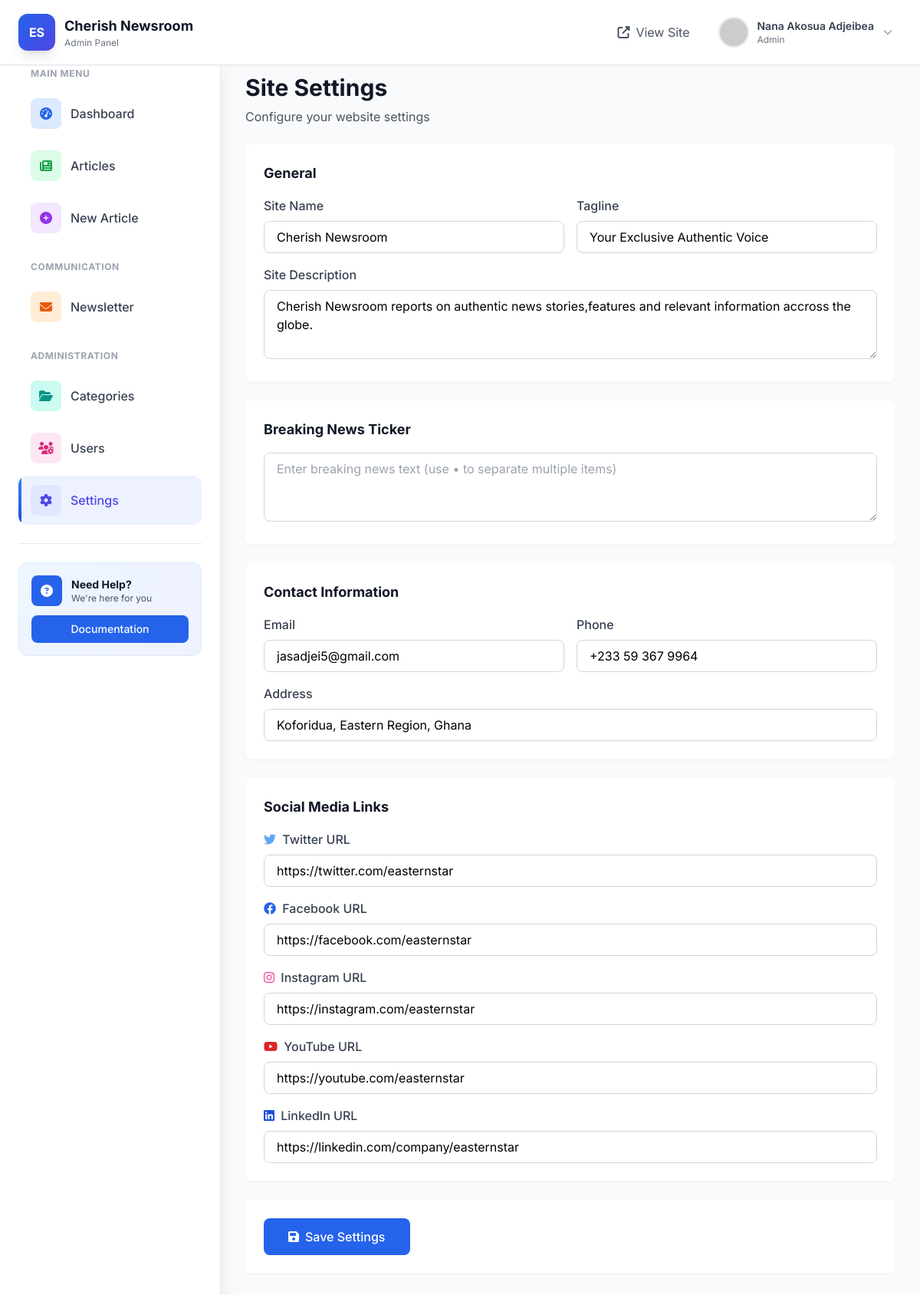
The app's page /admin/settings (signed in) with its own data.
### tables this page shows
CREATE TABLE settings (
            id INTEGER PRIMARY KEY AUTOINCREMENT,
            site_name TEXT DEFAULT 'Cherish Newsroom',
            tagline TEXT DEFAULT 'Your Exclusive Authentic Voice',
            description TEXT DEFAULT 'Cherish Newsroom reports on authentic news stories,features and relevant information accross the globe.',
            logo_url TEXT,
            favicon_url TEXT,
            breaking_news TEXT,
            contact_email TEXT,
            contact_phone TEXT,
            address TEXT,
            twitter_url TEXT,
            facebook_url TEXT,
            instagram_url TEXT,
            youtube_url TEXT,
            linkedin_url TEXT
        );

### app.py (the view, shortened to what this page needs)
@app.route('/admin/settings', methods=['GET', 'POST'])
@admin_required
def admin_settings():
    db = get_db()
    settings = db.execute('SELECT * FROM settings LIMIT 1').fetchone()
    db.close()
    return render_template('admin_settings.html', settings=settings)

### app.py (called while the page is built)
def get_db():
    db = getattr(g, '_database', None)
    if db is None:
        db = g._database = sqlite3.connect(app.config['DATABASE'])
        db.row_factory = sqlite3.Row
    return db

@app.teardown_appcontext
def close_connection(exception):
    db = getattr(g, '_database', None)
    if db is not None:
        db.close()

def admin_required(f):
    @wraps(f)
    def decorated_function(*args, **kwargs):
        if 'user_id' not in session or session.get('role') != 'admin':
            flash('Access denied', 'error')
            return redirect(url_for('admin_dashboard'))
        return f(*args, **kwargs)
    return decorated_function

### templates/admin_settings.html
{% extends "admin_base.html" %} {% block title %}Settings{% endblock %} {% block
content %}
<div class="max-w-4xl">
  <div class="mb-6">
    <h1 class="text-3xl font-bold text-gray-900">Site Settings</h1>
    <p class="text-gray-600 mt-2">Configure your website settings</p>
  </div>
  <form method="POST" class="space-y-6">
    <div class="bg-white rounded-lg shadow-sm p-6">
      <h3 class="text-lg font-bold text-gray-900 mb-4">General</h3>
      <div class="grid grid-cols-1 md:grid-cols-2 gap-4">
        <div>
          <label for="site_name" class="block text-gray-700 font-medium mb-2"
            >Site Name</label
          >
          <input
            type="text"
            id="site_name"
            name="site_name"
            value="{{ settings.site_name if settings else 'BlackStar Herald' }}"
            class="w-full px-4 py-2 border border-gray-300 rounded-lg focus:outline-none focus:border-blue-500"
          />
        </div>
        <div>
          <label for="tagline" class="block text-gray-700 font-medium mb-2"
            >Tagline</label
          >
          <input
            type="text"
            id="tagline"
            name="tagline"
            value="{{ settings.tagline if settings else 'Your Exclusive Authentic Voice' }}"
            class="w-full px-4 py-2 border border-gray-300 rounded-lg focus:outline-none focus:border-blue-500"
          />
        </div>
      </div>
      <div class="mt-4">
        <label for="description" class="block text-gray-700 font-medium mb-2"
          >Site Description</label
        >
        <textarea
          id="description"
          name="description"
          rows="3"
          class="w-full px-4 py-2 border border-gray-300 rounded-lg focus:outline-none focus:border-blue-500"
        >
{{ settings.description if settings else '' }}</textarea
        >
      </div>
    </div>
    <div class="bg-white rounded-lg shadow-sm p-6">
      <h3 class="text-lg font-bold text-gray-900 mb-4">Breaking News Ticker</h3>
      <textarea
        id="breaking_news"
        name="breaking_news"
        rows="3"
        class="w-full px-4 py-2 border border-gray-300 rounded-lg focus:outline-none focus:border-blue-500"
        placeholder="Enter breaking news text (use • to separate multiple items)"
      >
{{ settings.breaking_news if settings else '' }}</textarea
      >
    </div>
    <div class="bg-white rounded-lg shadow-sm p-6">
      <h3 class="text-lg font-bold text-gray-900 mb-4">Contact Information</h3>
      <div class="grid grid-cols-1 md:grid-cols-2 gap-4">
        <div>
          <label
            for="contact_email"
            class="block text-gray-700 font-medium mb-2"
            >Email</label
          >
          <input
            type="email"
            id="contact_email"
            name="contact_email"
            value="{{ settings.contact_email if settings else '' }}"
            class="w-full px-4 py-2 border border-gray-300 rounded-lg focus:outline-none focus:border-blue-500"
          />
        </div>
        <div>
          <label
            for="contact_phone"
            class="block text-gray-700 font-medium mb-2"
            >Phone</label
          >
          <input
            type="text"
            id="contact_phone"
            name="contact_phone"
            value="{{ settings.contact_phone if settings else '' }}"
            class="w-full px-4 py-2 border border-gray-300 rounded-lg focus:outline-none focus:border-blue-500"
          />
        </div>
      </div>
      <div class="mt-4">
        <label for="address" class="block text-gray-700 font-medium mb-2"
          >Address</label
        >
        <input
          type="text"
          id="address"
          name="address"
          value="{{ settings.address if settings else '' }}"
          class="w-full px-4 py-2 border border-gray-300 rounded-lg focus:outline-none focus:border-blue-500"
        />
      </div>
    </div>
    <div class="bg-white rounded-lg shadow-sm p-6">
      <h3 class="text-lg font-bold text-gray-900 mb-4">Social Media Links</h3>
      <div class="space-y-4">
        <div>
          <label for="twitter_url" class="block text-gray-700 font-medium mb-2">
            <i class="fab fa-twitter text-blue-400 mr-1"></i> Twitter URL
          </label>
          <input
            type="url"
            id="twitter_url"
            name="twitter_url"
            value="{{ settings.twitter_url if settings else '' }}"
            class="w-full px-4 py-2 border border-gray-300 rounded-lg focus:outline-none focus:border-blue-500"
          />
        </div>
        <div>
          <label
            for="facebook_url"
            class="block text-gray-700 font-medium mb-2"
          >
            <i class="fab fa-facebook text-blue-600 mr-1"></i> Facebook URL
          </label>
          <input
            type="url"
            id="facebook_url"
            name="facebook_url"
            value="{{ settings.facebook_url if settings else '' }}"
            class="w-full px-4 py-2 border border-gray-300 rounded-lg focus:outline-none focus:border-blue-500"
          />
        </div>
        <div>
          <label
            for="instagram_url"
            class="block text-gray-700 font-medium mb-2"
          >
            <i class="fab fa-instagram text-pink-500 mr-1"></i> Instagram URL
          </label>
          <input
            type="url"
            id="instagram_url"
            name="instagram_url"
            value="{{ settings.instagram_url if settings else '' }}"
            class="w-full px-4 py-2 border border-gray-300 rounded-lg focus:outline-none focus:border-blue-500"
          />
        </div>
        <div>
          <label for="youtube_url" class="block text-gray-700 font-medium mb-2">
            <i class="fab fa-youtube text-red-600 mr-1"></i> YouTube URL
          </label>
          <input
            type="url"
            id="youtube_url"
            name="youtube_url"
            value="{{ settings.youtube_url if settings else '' }}"
            class="w-full px-4 py-2 border border-gray-300 rounded-lg focus:outline-none focus:border-blue-500"
          />
        </div>
        <div>
          <label
            for="linkedin_url"
            class="block text-gray-700 font-medium mb-2"
          >
            <i class="fab fa-linkedin text-blue-700 mr-1"></i> LinkedIn URL
          </label>
          <input
            type="url"
            id="linkedin_url"
            name="linkedin_url"
            value="{{ settings.linkedin_url if settings else '' }}"
            class="w-full px-4 py-2 border border-gray-300 rounded-lg focus:outline-none focus:border-blue-500"
          />
        </div>
      </div>
    </div>
    <div class="bg-white rounded-lg shadow-sm p-6">
      <button
        type="submit"
        class="bg-blue-600 hover:bg-blue-700 text-white px-8 py-3 rounded-lg font-medium transition"
      >
        <i class="fas fa-save mr-2"></i>Save Settings
      </button>
    </div>
  </form>
</div>
{% endblock %}

### records on screen
settings: site_name "Cherish Newsroom", tagline "Your Exclusive Authentic Voice", description "Cherish Newsroom reports on authentic news stories,features and relevant information accross the globe.", contact_email "jasadjei5@gmail.com", contact_phone "+233 59 367 9964", address "Koforidua, Eastern Region, Ghana", twitter_url "https://twitter.com/easternstar", facebook_url "https://facebook.com/easternstar", instagram_url "https://instagram.com/easternstar", youtube_url "https://youtube.com/easternstar", linkedin_url "https://linkedin.com/company/easternstar"

### other values on screen
{{ session.full_name }} "Nana Akosua Adjeibea"
{{ session.role }} "Admin"
